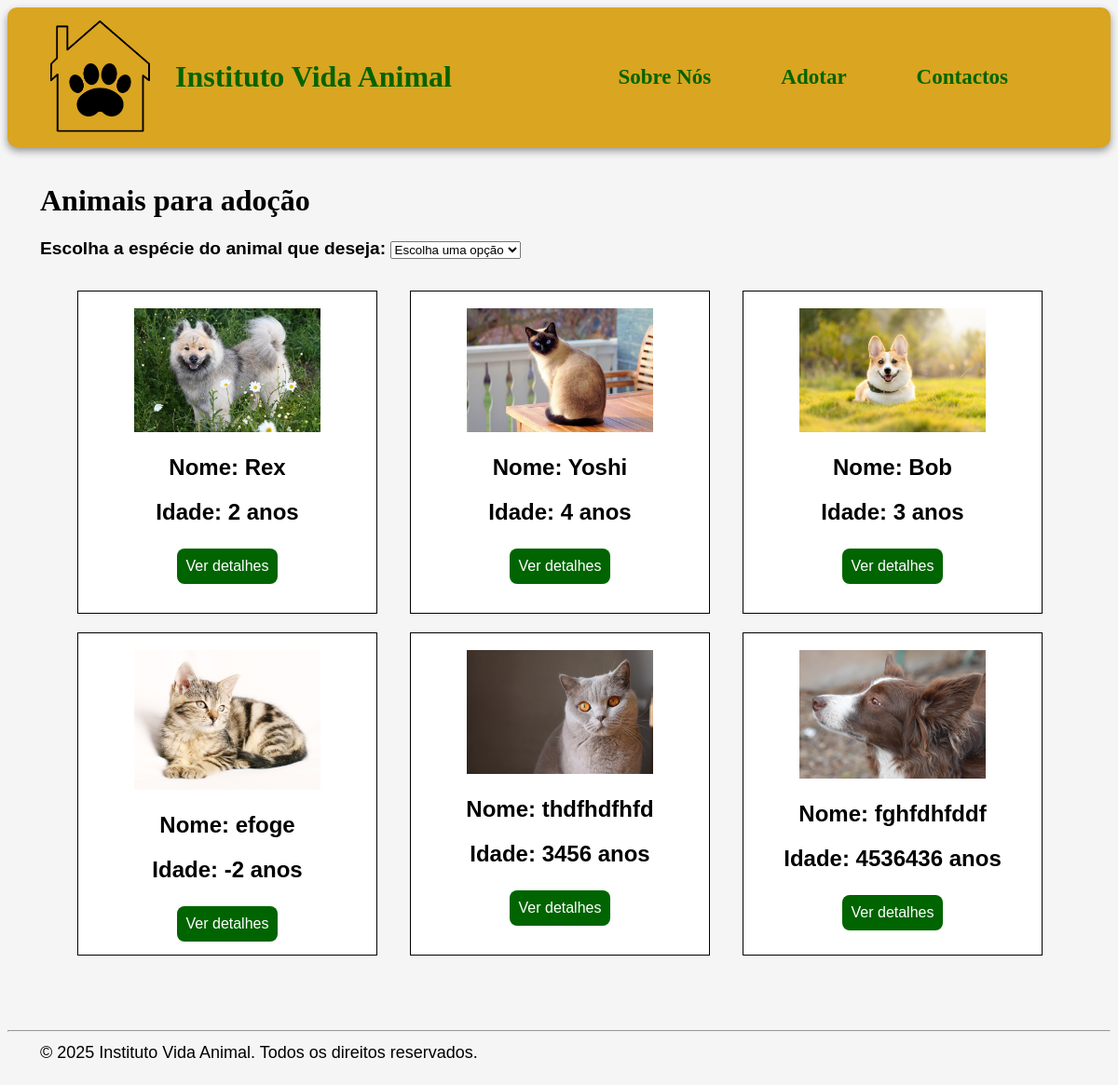
Screenshot of /adotar/ with the database file from the repository.
### app_adocao/models.py (models this page shows, shortened)
class Animal(models.Model):
    nome = models.CharField(max_length=100)
    idade = models.IntegerField()
    especie = models.CharField(max_length=50)
    descricao = models.TextField()
    imagem = models.ImageField(upload_to='imgAnimal/')

### app_adocao/views.py (the view)
# urls.py: path('adotar/', views.adotar, name='adotar'),  # lista de animais
def adotar(request):
    animais = Animal.objects.all()
    return render(request, 'site/adotar.html', {'animais': animais})

### app_adocao/templates/site/adotar.html (shortened to what this page needs)
<!DOCTYPE html>
<html>
    <head>
        {% load static %}
        <link rel="stylesheet" href="{% static 'css/style.css' %}">
    </head>
    <body>
        <header class="cabecalho">
            <div style="gap: 20px; display: flex; align-items: center;">
                <img src="{% static 'imagens/logo.png' %}" alt="Logo do Instituto Vida Animal" class="logo">
                <a class="home" style="font-size: 32px; font-family: cursive; font-weight: bolder;" href="/"> Instituto Vida Animal </a>
            </div>
            <nav>
                <a style="font-size: 23px;" href="../sobreNos">Sobre Nós</a>
                <a style="font-size: 23px;" href="../adotar">Adotar</a>
                <a style="font-size: 23px;" href="../contactos">Contactos</a>
            </nav>
        </header>
        <br>
        <h1>Animais para adoção</h1>
        <form>
            <label style="margin-left: 35px; font-family: Arial; font-weight: bolder;">Escolha a espécie do animal que deseja:</label>
            <select>
                <option style="font-size: small;" value="vazio">Escolha uma opção</option>
            </select>
        </form>
        <br>
        <ul  class="lista-animais">
            {% for animal in animais %}
                <li>
                        <div class="caixa">
                            <br>
                            {% if animal.imagem %}
                                <img src="{{ animal.imagem.url }}" alt="Imagem de {{ animal.nome }}" width="200">
                            {% endif %}
                            <h2> Nome: {{ animal.nome }} </h2>
                            <h2> Idade: {{ animal.idade }} anos</h2>
                            <button style="background-color: darkgreen; border: none; padding: 10px;">
                                <a href="{% url 'animais_detalhe' animal.id %}" style="color: white; text-decoration: none;"> Ver detalhes </a>
                            </button>
                        </div>
                </li>
            {% empty %}
                <li>Não há animais cadastrados.</li>
            {% endfor %}
        </ul>
    </body>
    <br><br>
    <footer>
        <hr>
        <p>
            &copy; 2025 Instituto Vida Animal. Todos os direitos reservados.
        </p>
    </footer>
</html>

### app_adocao/static/css/style.css (style rules this page uses)
.lista-animais { display: flex; flex-wrap: wrap; list-style-type: none; }
.caixa { margin-left: 35px; display: flex; align-items: center; text-align: center; margin-bottom: 20px; padding: 0 40px; background-color: white; border: 1px solid #000000; height: 345px; width: 240px; display: block; list-style: none; }
button { background-color: darkgreen; color: white; padding: 5px 15px; text-align: center; text-decoration: none; font-size: medium; margin: 5px 2px; border-radius: 8px; }
.cabecalho { display: flex; align-items: center; justify-content: space-between; padding: 0 40px; background-color: #daa520; border-radius: 10px; box-shadow: 0 4px 8px rgba(0, 0, 0, 0.404); height: 150px; gap: 16px; }
label { font-size: larger; }
p { text-align: justify; margin: 0 35px 20px 35px; font-size: large; line-height: 1.6; margin-right: 35px; }
h1 { margin-left: 35px; font-family: 'Trebuchet MS'; }
body { font-family: Arial; background-color: whitesmoke; }
nav, .home { font-family: cursive; display: flex; gap: 75px; text-align-last: right; font-size: larger; font-weight: bolder; margin-right: 70px; }
.logo { width: 120px; height: auto; }
a:link { color: darkgreen; text-decoration: none; }

### rows the page displays
Animal: imagem (picture), nome "Rex", idade "2"
Animal: imagem (picture), nome "Yoshi", idade "4"
Animal: imagem (picture), nome "Bob", idade "3"
Animal: imagem (picture), nome "efoge", idade "-2"
Animal: imagem (picture), nome "thdfhdfhfd", idade "3456"
Animal: imagem (picture), nome "fghfdhfddf", idade "4536436"
